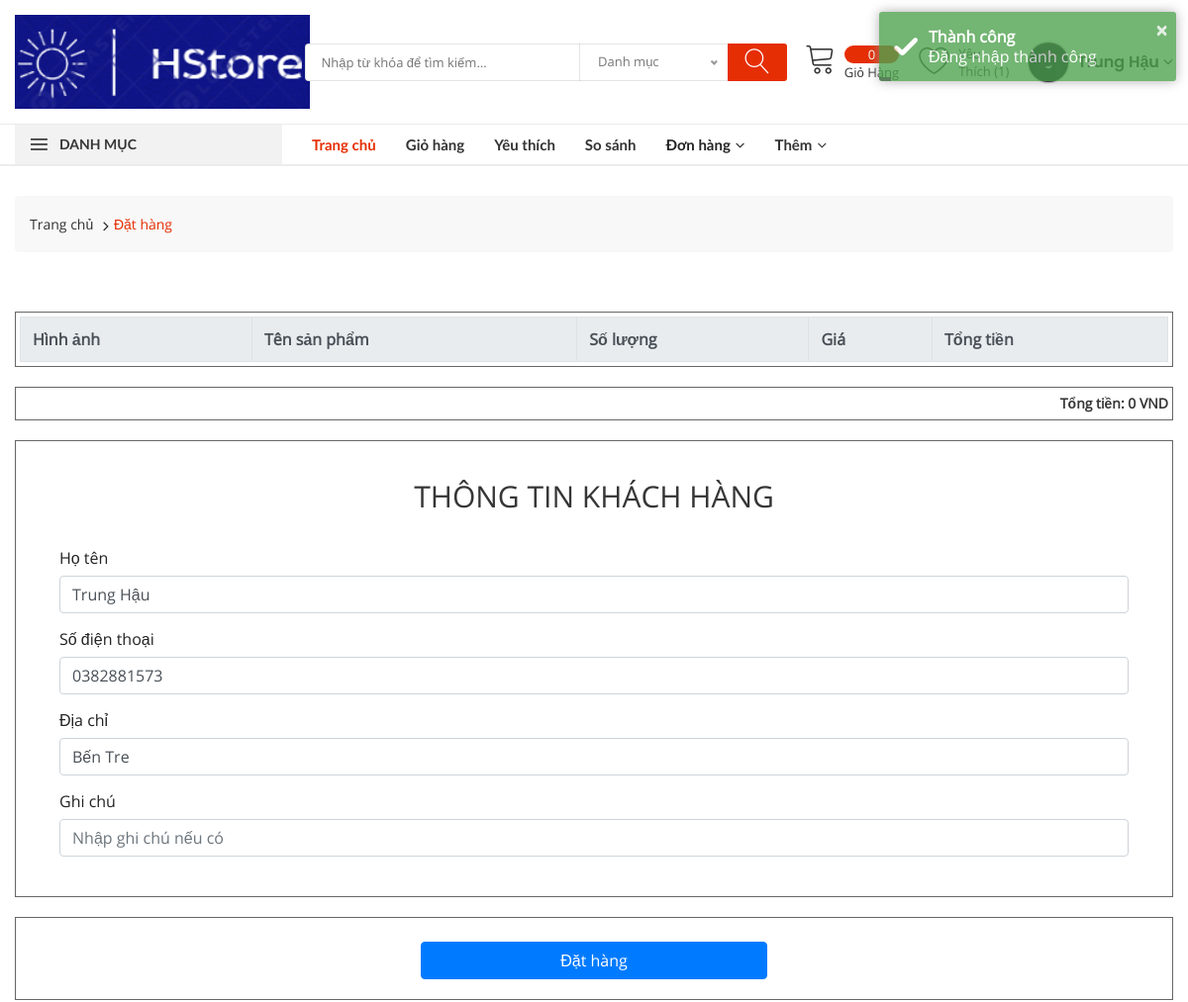
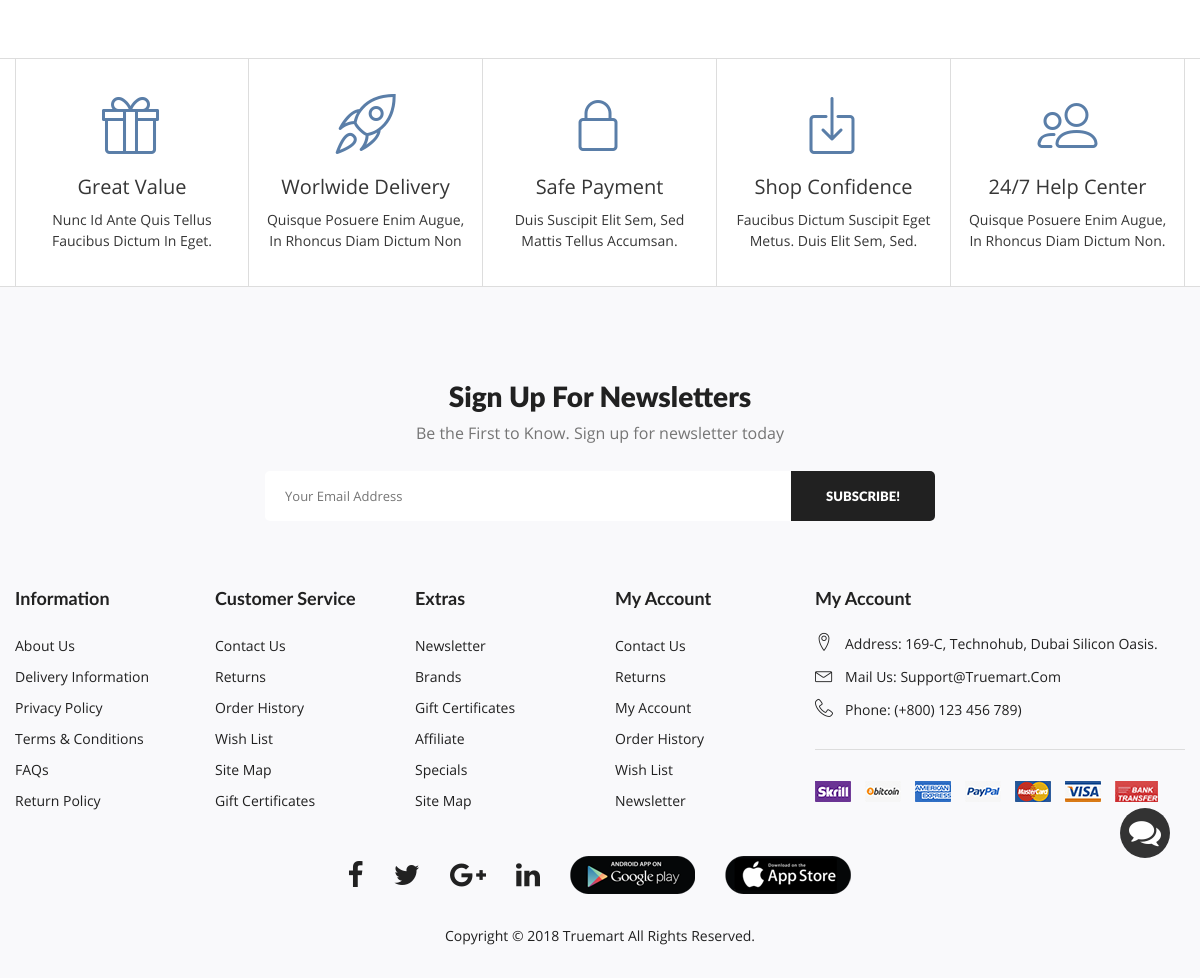
The app's page /order.php (signed in) with its own data (2 pictures, top to bottom).
### tables this page shows
CREATE TABLE `tbl_user` (
  `userID` int(11) NOT NULL,
  `username` varchar(255) NOT NULL,
  `password` varchar(255) NOT NULL,
  `userFullName` varchar(255) NOT NULL,
  `userEmail` varchar(255) NOT NULL,
  `userPhone` varchar(255) NOT NULL,
  `userBirthDay` date NOT NULL,
  `userSex` int(11) NOT NULL,
  `userAddress` varchar(255) NOT NULL,
  `userImage` varchar(255) NOT NULL,
  `userStatus` varchar(255) NOT NULL,
  `userLastLogin` bigint(20) NOT NULL DEFAULT 0,
  `userBlock` int(11) NOT NULL DEFAULT 0,
  `userActive` text NOT NULL
);

### lib/database.php (called while the page is built, shortened)
<?php
class Database extends PDO
{
  public $host   = DB_HOST;
  public $user   = DB_USER;
  public $pass   = DB_PASS;
  public $dbname = DB_NAME;
  public $link;
  private function connectDB()
  {
    $this->link = new mysqli(
      $this->host,
      $this->user,
      $this->pass,
      $this->dbname
    );
  }
  public function select($query)
  {
    $result = $this->link->query($query) or
      die($this->link->error . __LINE__);
    if ($result->num_rows > 0) {
      return $result;
    } else {
      return false;
    }
  }
}

### lib/session.php (called while the page is built, shortened)
<?php
class Session
{
  public static function get($key)
  {
    if (isset($_SESSION[$key])) {
      return $_SESSION[$key];
    } else {
      return false;
    }
  }
}

### classes/user.php (called while the page is built, shortened)
<?php
$filepath = realpath(dirname(__FILE__));
include_once($filepath . '/../lib/database.php');
?>
<?php
class user
{
	private $db;
	public function __construct()
	{
		$this->db = new Database();
	}
	public function getCustomer($ID)
	{
		$query = "SELECT * FROM tbl_user WHERE userID = '$ID'";
		$result = $this->db->select($query);
		return $result;
	}
}

### order.php (the view, shortened to what this page needs)
<?php include_once "inc/header.php"; ?>
</div>
<div class="breadcrumb-area mt-30">
  <div class="container">
    <div class="breadcrumb">
      <ul class="d-flex align-items-center">
        <li><a href="index.php">Trang chủ</a></li>
        <li class="active"><a href="order.php">Đặt hàng</a></li>
      </ul>
    </div>
  </div>
</div>
<div class="error404-area ptb-60 ptb-sm-60">
  <div class="container">
    <div class="row">
      <div class="col-md-12">
        <div class="box-both">
          <table class="table table-striped" style=" width: 100%;">
            <thead class="thead-light">
              <tr>
                <th scope="col">Hình ảnh</th>
                <th scope="col">Tên sản phẩm</th>
                <th scope="col">Số lượng</th>
                <th scope="col">Giá</th>
                <th scope="col">Tổng tiền</th>
              </tr>
            </thead>
          </table>
        </div>
      </div>
    </div>
    <div class="row mt-20">
      <div class="col-md-12">
        <div class="box-both text-right">
          <p style="font-weight: bold;">Tổng tiền:
            <?php if (isset($total)) {
              echo $fm->formatMoney($total);
            } else echo "0 VND"  ?></p>
        </div>
      </div>
    </div>
    <div class="row mt-20">
      <div class="col-md-12">
        <form action="" method="POST">
          <div class="box-both">
            <div class="form-group" style="padding: 40px; padding-bottom: 4px;">
              <?php
              $userID = Session::get("userID");
              $getCustomer = $cus->getCustomer($userID);
              if ($getCustomer) {
                while ($result = $getCustomer->fetch_assoc()) {
              ?>
                  <p style="margin-bottom: 40px; font-size: 30px; text-transform: uppercase;" class="text-center">Thông tin khách hàng</p>
                  <div class="form-group">
                    <label for="exampleInputEmail1">Họ tên</label>
                    <input type="text" value="<?php echo $result["userFullName"] ?>" class="form-control" id="exampleInputEmail1" aria-describedby="emailHelp" placeholder="Họ tên người nhận">
                  </div>
                  <div class="form-group">
                    <label for="exampleInputEmail1">Số điện thoại</label>
                    <input type="text" value="<?php echo $result["userPhone"] ?>" class="form-control" id="exampleInputEmail1" aria-describedby="emailHelp" placeholder="Số điện thoại người nhận">
                  </div>
                  <div class="form-group">
                    <label for="exampleInputEmail1">Địa chỉ</label>
                    <input type="text" value="<?php echo $result["userAddress"] ?>" class="form-control" id="exampleInputEmail1" aria-describedby="emailHelp" placeholder="Địa chỉ người nhận">
                  </div>
                  <div class="form-group">
                    <label for="exampleInputEmail1">Ghi chú</label>
                    <input type="text" value="" class="form-control" id="exampleInputEmail1" aria-describedby="emailHelp" placeholder="Nhập ghi chú nếu có">
                  </div>
              <?php
                }
              }
              ?>
            </div>
          </div>
          <div class="box-both mt-20">
            <div class="form-group text-center mt-20">
              <input type="submit" style="width: 350px;" name="order" value="Đặt hàng" class="btn btn-primary" />
            </div>
          </div>
        </form>
      </div>
    </div>
  </div>
</div>
</div>
<?php include_once "inc/footer.php"; ?>

### records on screen
tbl_user: userFullName "Trung Hậu", userPhone "0382881573", userAddress "Bến Tre"

### other values on screen
$countCart["countCart"] "0"
